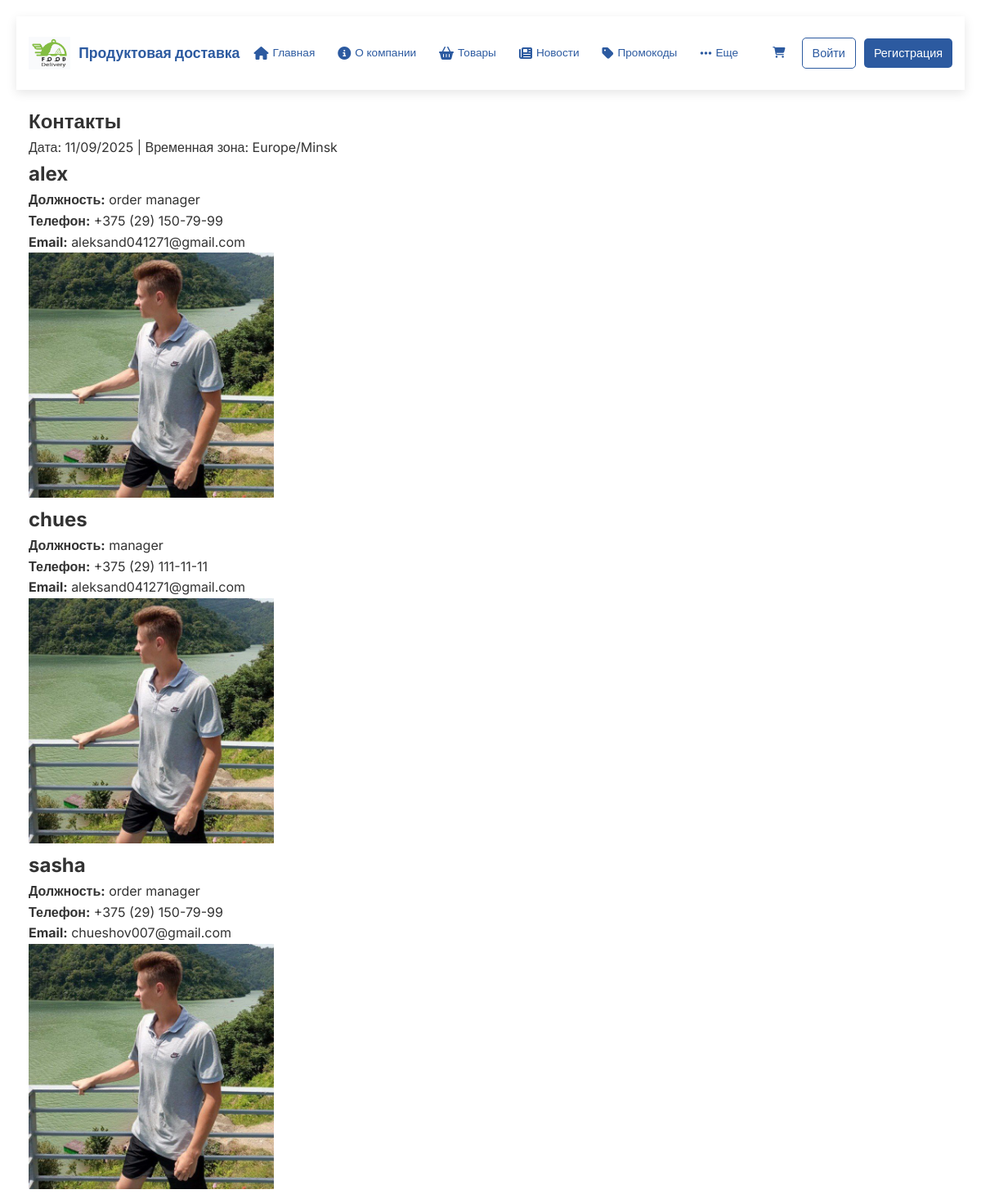
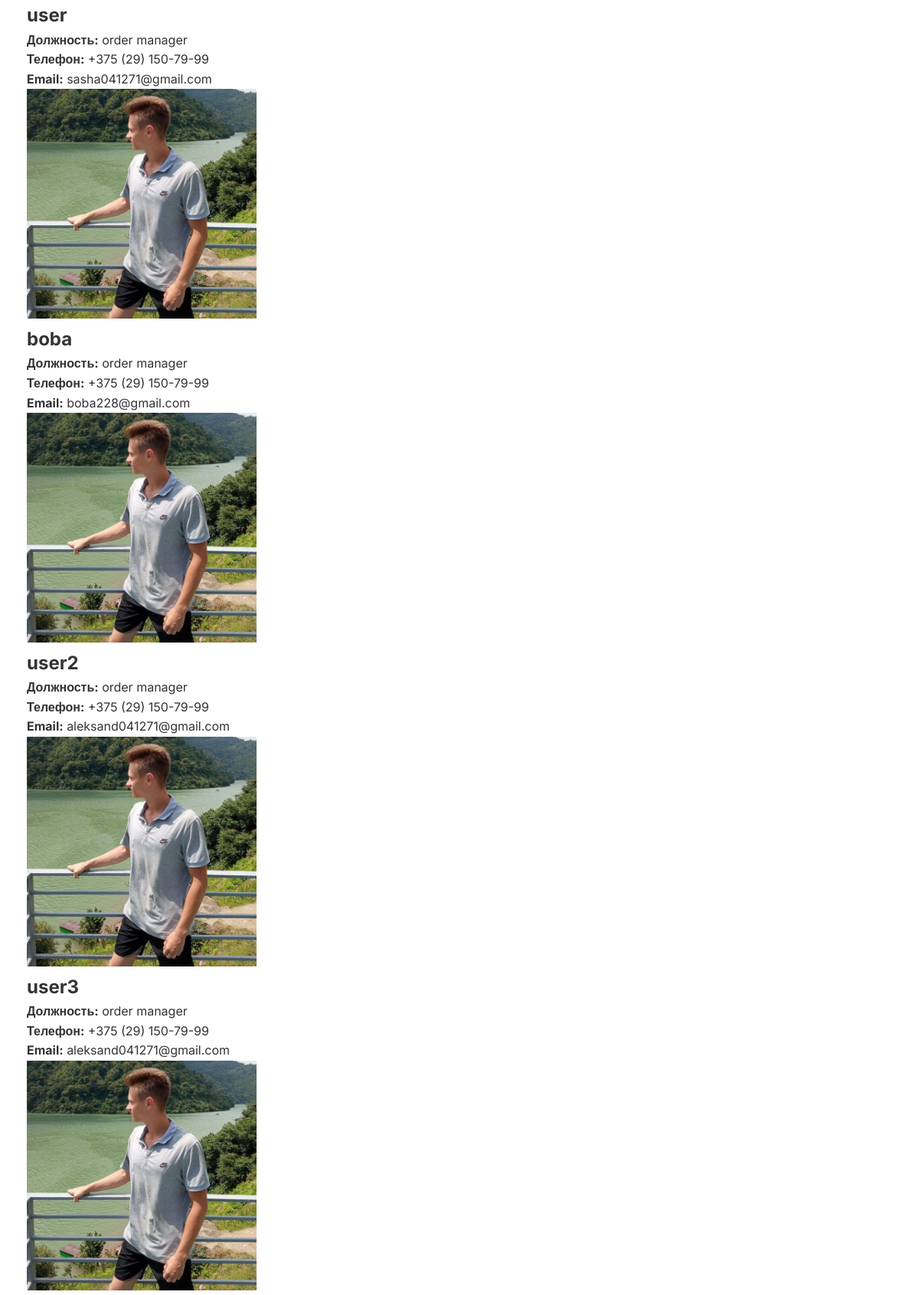
/contacts/ (upper part), run on the app's committed database (2 pictures, top to bottom).
### delivery_app/models.py (models this page shows, shortened)
class Employee(models.Model):
    user = models.OneToOneField(User, on_delete=models.CASCADE, related_name='employee_profile')
    date_of_birth = models.DateField(validators=[validate_age])
    position = models.CharField(max_length=100)
    photo = models.ImageField(upload_to='employee_photos/', blank=True, null=True)
    phone = models.CharField(max_length=20, validators=[validate_phone], blank=True, help_text="Формат: +375 (29) XXX-XX-XX")  # Новое поле

### delivery_app/views.py (the view)
# urls.py: path('contacts/', views.contacts, name='contacts'),
def contacts(request):
    employees = Employee.objects.all()
    context = {
        'employees': employees,
        'current_date': timezone.now().strftime('%d/%m/%Y'),
        'timezone': 'Europe/Minsk',
    }
    return render(request, 'delivery_app/contacts.html', context)

### delivery_app/templates/delivery_app/contacts.html (shortened to what this page needs)
{% extends "delivery_app/base.html" %}
{% load static %}
{% block content %}
<h2>Контакты</h2>
<p>Дата: {{ current_date }} | Временная зона: {{ timezone }}</p>
{% for employee in employees %}
    <h2>{{ employee.user.username }}</h2>
    <p><strong>Должность:</strong> {{ employee.position }}</p>
    <p><strong>Телефон:</strong> {{ employee.phone|default:"Не указан" }}</p>
    <p><strong>Email:</strong> {{ employee.user.email|default:"Не указан" }}</p>
    {% if employee.photo %}
        <img src="{{ employee.photo.url }}" alt="{{ employee.user.username }}" class="employee-photo" style="max-width: 300px;">
    {% endif %}
{% empty %}
    <p>Сотрудников пока нет.</p>
{% endfor %}
{% endblock %}

### delivery_app/static/delivery_app/css/style.css (style rules this page uses)
body { font-family: Arial, sans-serif; margin: 0; padding: 20px; background-color: #f9f9f9; color: #333 !important; background-image: none !important; }

### delivery_app/templates/delivery_app/base.html (style rules this page uses)
:root { --primary-color: #2c5aa0; --secondary-color: #f8f9fa; --accent-color: #28a745; --text-color: #333; --light-text: #6c757d; --border-color: #e9ecef; --shadow: 0 4px 12px rgba(0, 0, 0, 0.1); --transition: all 0.3s ease; }
* { margin: 0; padding: 0; box-sizing: border-box; }
body { font-family: 'Inter', sans-serif; line-height: 1.6; color: var(--text-color); background-color: #fff; display: flex; flex-direction: column; min-height: 100vh; }

### data on the page
Employee: user.username "alex", position "order manager", phone "+375 (29) 150-79-99", user.email "aleksand041271@gmail.com", photo (picture)
Employee: user.username "chues", position "manager", phone "+375 (29) 111-11-11", user.email "aleksand041271@gmail.com", photo (picture)
Employee: user.username "sasha", position "order manager", phone "+375 (29) 150-79-99", user.email "chueshov007@gmail.com", photo (picture)
Employee: user.username "user", position "order manager", phone "+375 (29) 150-79-99", user.email "sasha041271@gmail.com", photo (picture)
Employee: user.username "boba", position "order manager", phone "+375 (29) 150-79-99", user.email "boba228@gmail.com", photo (picture)
Employee: user.username "user2", position "order manager", phone "+375 (29) 150-79-99", user.email "aleksand041271@gmail.com", photo (picture)
Employee: user.username "user3", position "order manager", phone "+375 (29) 150-79-99", user.email "aleksand041271@gmail.com", photo (picture)

### other printed values
{{ timezone }} "Europe/Minsk"
